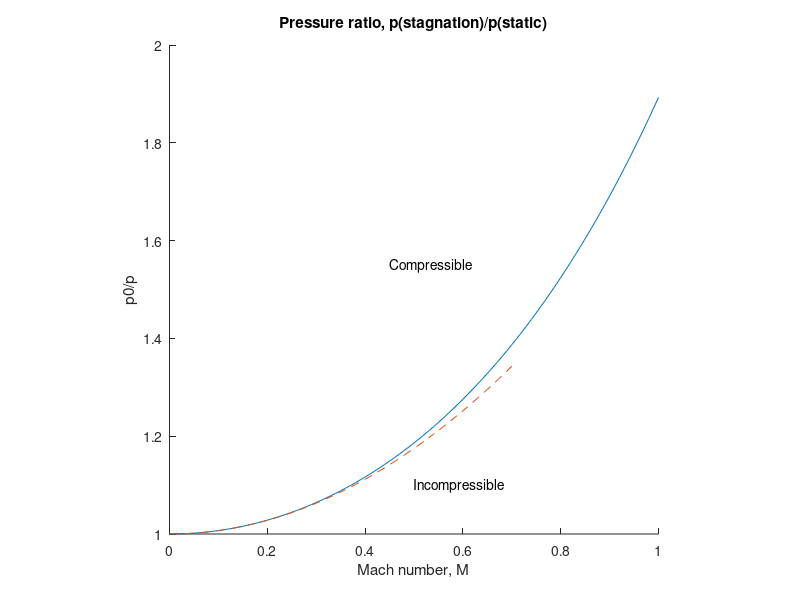

Write the MATLAB code that produced this figure.
% f2_10 same as L2_15B 
% Pressure ratio vs. Mach number
% Copyright S. Nakamura, 1995
set(gcf, 'NumberTitle','off','Name', 'Figure 2.10; List 2.15B')

clear; clf; hold off;
M = [0:0.01:1]';
k=1.4;
p0_over_p = (1 + (k-1)/2*M.^2).^(k/(k-1));
hold on
axis('square');                 %makes graph square
plot(M,p0_over_p)
xlabel('Mach number, M')
ylabel('p0/p')
title('Pressure ratio, p(stagnation)/p(static)')
text(0.45, 1.55, 'Compressible')
Mb= [0: 0.01: 0.7]';
p0_over_pb = 1 + k/2*Mb.^2;
plot(Mb,p0_over_pb,'--')
text(0.5, 1.1, 'Incompressible')
